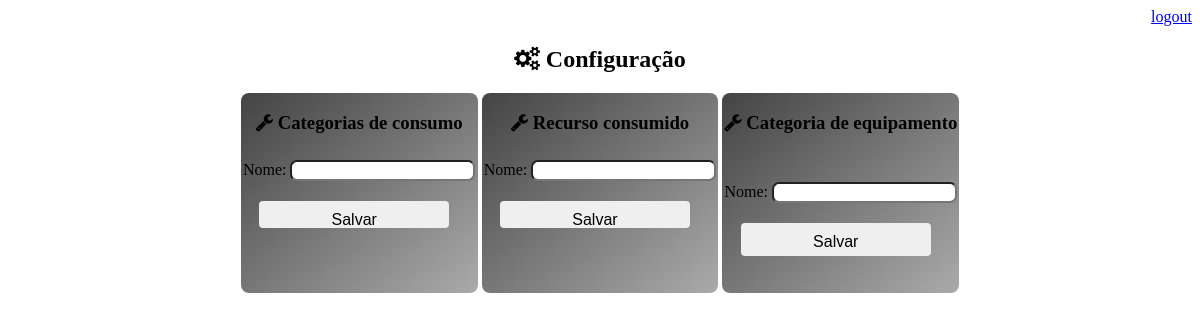
Page /configurar/ on the earlier database version.
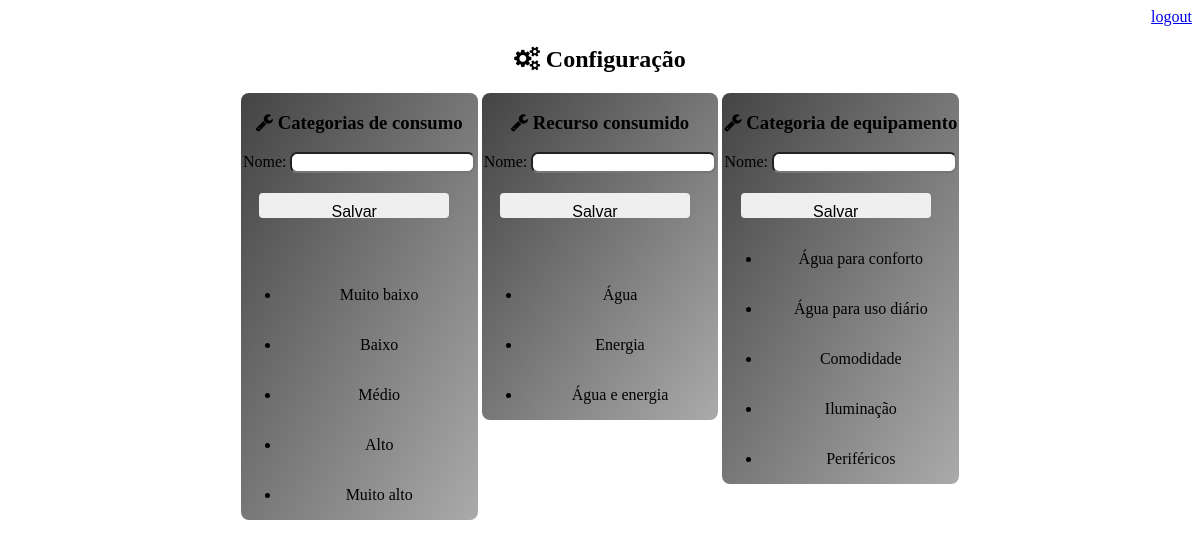
Same page on the later database version.
### core/models.py (models this page shows)
class Categoria(models.Model):
    nome = models.CharField(max_length=30)
    class Meta:
        db_table = 'categoria'

class TipoConsumo(models.Model):
    nome = models.CharField(max_length=30)
    class Meta:
        db_table = 'tipo_consumo'

class TipoEquipamento(models.Model):
    nome = models.CharField(max_length=30)
    class Meta:
        db_table = 'tipo_equipamento'

### core/pages/gerador_testes/views.py (the view)
# urls.py: path('configurar/', gt.Configurar),
def Configurar(request):
    categorias = Categoria.objects.all()
    consumos = TipoConsumo.objects.all()
    tipoEquipamentos = TipoEquipamento.objects.all()
    dados = {
            'titulo':'Configurações',
            'categorias': categorias,
            'consumos': consumos,
            'tipoEquipamentos': tipoEquipamentos
        }
    return render(request, 'gerador_testes/configurar.html', dados)

### templates/gerador_testes/configurar.html
{% extends "model-page.html" %}
{% block content %}
<div align='center' class="linha">
    <h2><i class="fa fa-gears"></i> Configuração</h2>
    <div class="box">
        <h3><i class="fa fa-wrench"></i> Categorias de consumo</h3>
        <form action="categorias/submit" method="POST"> {% csrf_token %}
            <label>Nome: </label>
            <input type="text" name="nome" maxlength="30"/> <br><br>
            <button class="button" type="submit">Salvar</button>
        </form>
        <br><br>
        {% for item in categorias %}
        <ul>
            <li>
                {{item.nome}}
            </li>
        </ul>
        {% endfor %}
    </div>
    <div class="box">
        <h3><i class="fa fa-wrench"></i> Recurso consumido</h3>
        <form action="recursos/submit" method="POST"> {% csrf_token %}
            <label>Nome: </label>
            <input type="text" name="nome" maxlength="30"/> <br><br>
            <button class="button" type="recursos/submit">Salvar</button>
        </form>
        <br><br>
        {% for item in consumos %}
        <ul>
            <li>
                {{item.nome}}
            </li>
        </ul>
        {% endfor %}
    </div>
    <div class="box">
        <h3><i class="fa fa-wrench"></i> Categoria de equipamento</h3>
        <form action="categoria/equipamento/submit" method="POST"> {% csrf_token %}
            <label>Nome: </label>
            <input type="text" name="nome" maxlength="30"/> <br><br>
            <button class="button" type="submit">Salvar</button>
        </form>
        {% for item in tipoEquipamentos %}
        <ul>
            <li>
                {{item.nome}}
            </li>
        </ul>
        {% endfor %}
    </div>
</div>
{% endblock %}

### templates/model-page.html
<!DOCTYPE html>
<html lang="en">
    <head>
        {% include 'model-header.html' %}
    </head>
    <body>
        {% block content %} {% endblock %}
    </body>
</html>

### templates/model-header.html (shortened to what this page needs)
<head>
    {% load static %}
    <link rel="stylesheet" href="https://cdnjs.cloudflare.com/ajax/libs/font-awesome/4.7.0/css/font-awesome.min.css">
    <link type="text/css" href="{% static 'css/style.css' %}" rel="stylesheet"/>
    {% if titulo != 'Login' %}
        <div align="right">
            <a href="/logout">logout</a>
        </div>
    {% endif %}
</head>

### static/css/style.css (style rules this page uses)
.button { border-radius: 4px; text-align: center; text-decoration: none; display: inline-block; font-weight: normal; font-size: 16px; border: none; width: 80%; min-width: 20px; height: 30%; min-height: 20px; padding: 10px 10px 10px 10px; display: inline-block; margin-top: 2px; margin-bottom: 3px; margin-right: 10px; }
.box { border-radius: 8px; width: 20%; min-width: 50px; min-height: 200px; display: inline-grid; background-image: linear-gradient(to bottom right, #444444, #AAAAAA ); }
input { border-radius: 7px; }

Differences in the rows shown:
added Categoria: nome "Muito baixo"
added Categoria: nome "Baixo"
added Categoria: nome "Médio"
added Categoria: nome "Alto"
added Categoria: nome "Muito alto"
added TipoConsumo: nome "Água"
added TipoConsumo: nome "Energia"
added TipoConsumo: nome "Água e energia"
added TipoEquipamento: nome "Água para conforto"
added TipoEquipamento: nome "Água para uso diário"
added TipoEquipamento: nome "Comodidade"
added TipoEquipamento: nome "Iluminação"
added TipoEquipamento: nome "Periféricos"
